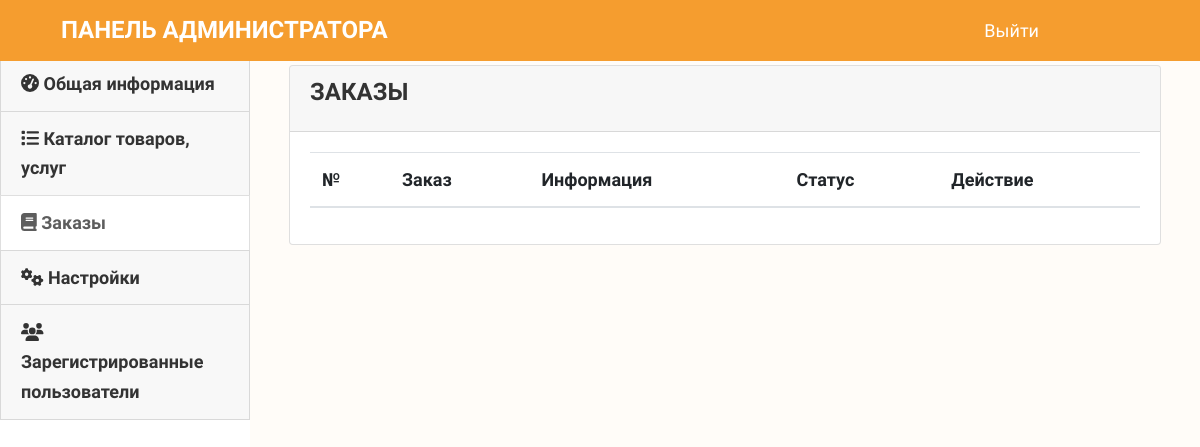
Page /admin/index.php?page=orders (signed in) on the earlier database version.
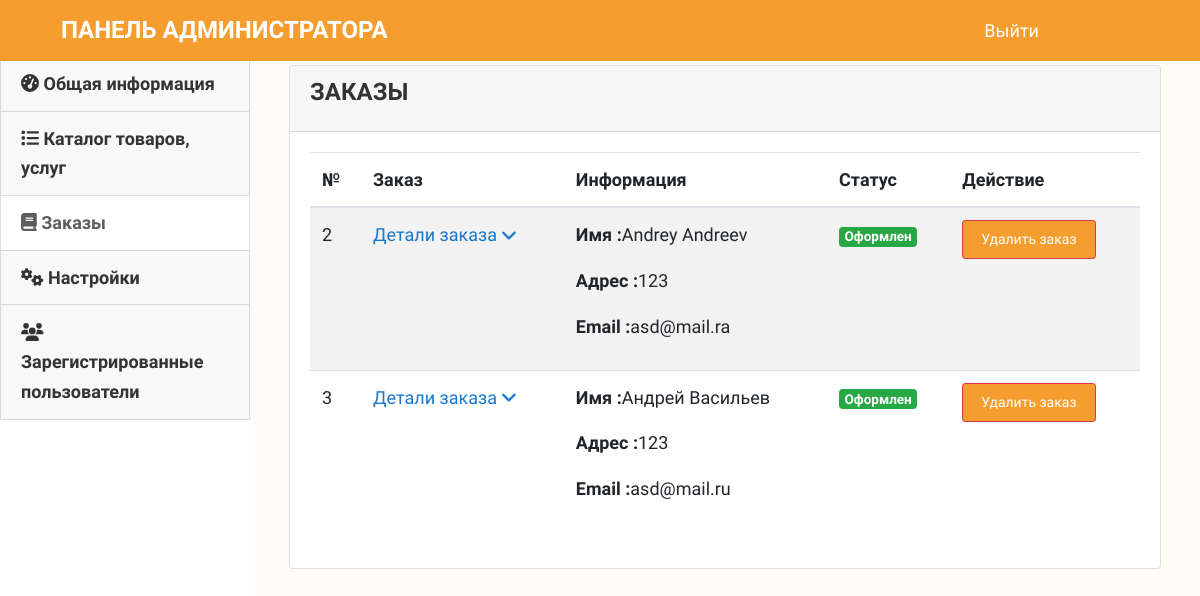
Same page on the later database version.
### tables this page shows
CREATE TABLE `orders_info` (
  `order_id` int NOT NULL,
  `user_id` int NOT NULL,
  `f_name` varchar(255) NOT NULL,
  `email` varchar(255) NOT NULL,
  `address` varchar(255) NOT NULL,
  `prod_count` int DEFAULT NULL,
  `total_amt` int DEFAULT NULL
);

### admin/orders.php (the view, shortened to what this page needs)
      <div class="content">
        <div class="container-fluid">
          <div class="col-md-14">
            <div class="card ">
              <div class="card-header card-header-primary">
                <h4 class="card-title">Заказы </h4>
              </div>
              <div class="card-body">
                <div class="table-responsive ps">
                  <table class="table table-hover table-striped " id="ordertbl">
                    <thead class="">
                      <tr>
                        <th>№</th>
                        <th>Заказ</th>
                        <th>Информация</th>
                        <th>Статус</th>
                        <th>Действие</th>
                    </tr></thead>
                    <tbody>
                      <?php
                        $result=mysqli_query($con,"select * from orders_info o inner join orders_info oi on oi.order_id= o.order_id ")or die ("query 1 incorrect.....");
                        while($row=mysqli_fetch_array($result))
                        {
                        ?>
                        <tr>
                          <td><?php echo $row['order_id'] ?></td>
                          <td>
                              <a data-toggle="collapse" href="#prod<?php echo $row['order_id'] ?>" role="button" aria-expanded="false" aria-controls="prod<?php echo $row['order_id'] ?>">Детали заказа <span><i class="fa fa-angle-down"></i></span></a>
                          </td>
                          <td>
                            <p><b>Имя :</b><?php echo ucwords($row['f_name']) ?></p>
                            <p><b>Адрес :</b><?php echo $row['address'] ?></p>
                            <p><b>Email :</b><?php echo $row['email'] ?></p>
                          </td>
                         <td>
												 <div class="badge badge-success">Оформлен</div>
</td>
<td>
<div class="btn btn-danger btn-sm delete-order" style="cursor: pointer;" data-order-id="<?php echo $row['order_id'] ?>">Удалить заказ</div>
</td>
                        </tr>
                        <?php
                        }
                        ?>
                    </tbody>
                  </table>
                </div>
              </div>
            </div>
          </div>
        </div>
      </div>

Differences in the rows shown:
added orders_info: order_id "2", f_name "Andrey Andreev", address "123", email "asd@mail.ra"
added orders_info: order_id "3", f_name "Андрей Васильев", address "123", email "asd@mail.ru"
